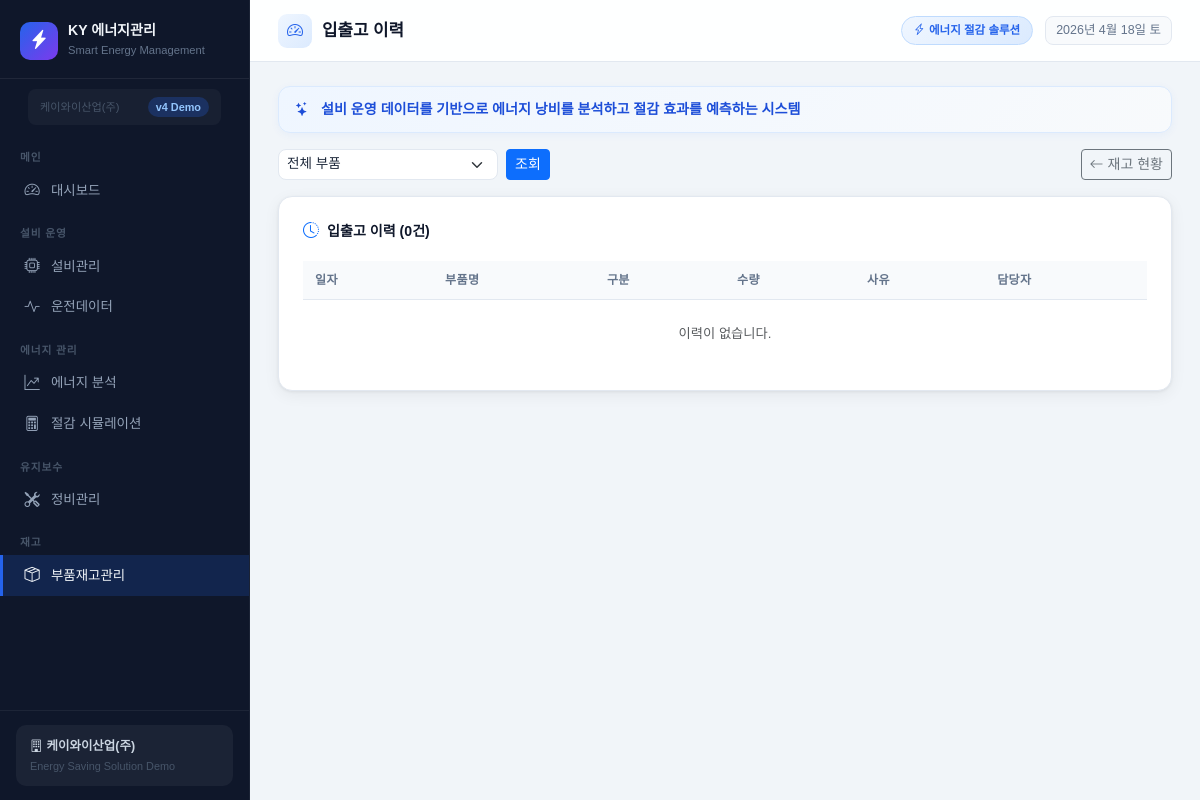
The page /inventory/logs?part_id=1 on the database as committed earlier.
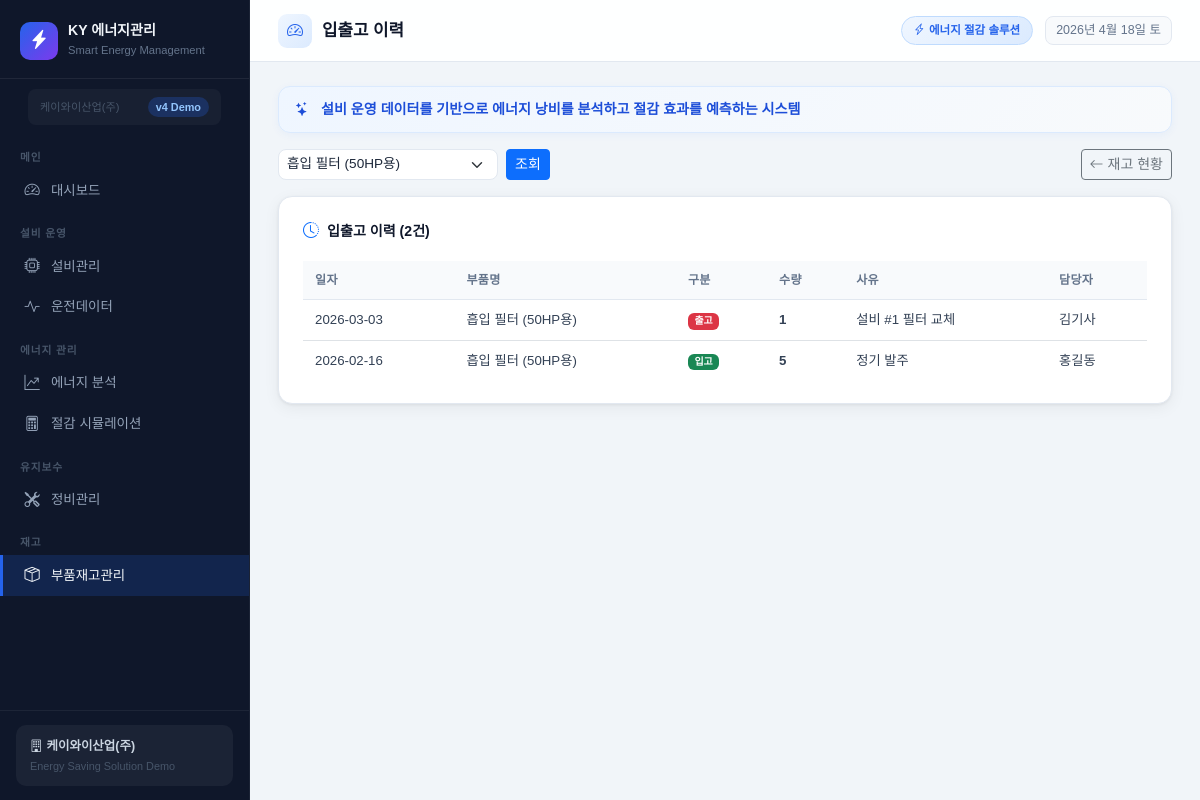
The same page on the database as committed later.
### models.py (models this page shows)
class InventoryLog(db.Model):
    __tablename__ = 'inventory_logs'
    id         = db.Column(db.Integer, primary_key=True)
    part_id    = db.Column(db.Integer, db.ForeignKey('parts.id'), nullable=False)
    log_date   = db.Column(db.Date, nullable=False)
    in_out     = db.Column(db.String(10))   # 입고/출고
    qty        = db.Column(db.Integer)
    reason     = db.Column(db.String(100))
    worker     = db.Column(db.String(50))
    created_at = db.Column(db.DateTime, default=datetime.utcnow)

class Part(db.Model):
    __tablename__ = 'parts'
    id           = db.Column(db.Integer, primary_key=True)
    name         = db.Column(db.String(100), nullable=False)
    part_no      = db.Column(db.String(50))
    unit         = db.Column(db.String(20), default='EA')
    stock_qty    = db.Column(db.Integer, default=0)
    safe_qty     = db.Column(db.Integer, default=2)   # 안전재고
    unit_price   = db.Column(db.Float, default=0)
    location     = db.Column(db.String(50))
    memo         = db.Column(db.Text)
    created_at   = db.Column(db.DateTime, default=datetime.utcnow)
    inv_logs     = db.relationship('InventoryLog', backref='part', lazy=True)

### routes/inventory.py (the view)
@inventory_bp.route('/logs')
def logs():
    part_id = request.args.get('part_id', type=int)
    q = InventoryLog.query
    if part_id:
        q = q.filter_by(part_id=part_id)
    logs = q.order_by(InventoryLog.log_date.desc(), InventoryLog.id.desc()).all()
    parts = Part.query.order_by(Part.name).all()
    return render_template('inventory/logs.html', logs=logs, parts=parts, part_id=part_id)

### templates/inventory/logs.html (shortened to what this page needs)
{% extends 'base.html' %}
{% block page_title %}입출고 이력{% endblock %}
{% block content %}
<div class="d-flex justify-content-between align-items-center mb-3">
  <form method="get" class="d-flex gap-2 align-items-center">
    <select name="part_id" class="form-select form-select-sm" style="width:220px;">
      <option value="">전체 부품</option>
      {% for p in parts %}
      <option value="{{ p.id }}" {% if part_id == p.id %}selected{% endif %}>{{ p.name }}</option>
      {% endfor %}
    </select>
    <button type="submit" class="btn btn-primary btn-sm">조회</button>
  </form>
  <a href="/inventory" class="btn btn-outline-secondary btn-sm"><i class="bi bi-arrow-left me-1"></i>재고 현황</a>
</div>
<div class="card-box">
  <div class="card-title"><i class="bi bi-clock-history text-primary"></i> 입출고 이력 ({{ logs|length }}건)</div>
  <div class="table-responsive">
    <table class="table table-hover table-clean mb-0">
      <thead>
        <tr><th>일자</th><th>부품명</th><th>구분</th><th>수량</th><th>사유</th><th>담당자</th></tr>
      </thead>
      <tbody>
        {% for log in logs %}
        <tr>
          <td>{{ log.log_date }}</td>
          <td>{{ log.part.name if log.part else '-' }}</td>
          <td>
            {% if log.in_out == '입고' %}
              <span class="badge bg-success">입고</span>
            {% else %}
              <span class="badge bg-danger">출고</span>
            {% endif %}
          </td>
          <td class="fw-semibold">{{ log.qty }}</td>
          <td>{{ log.reason or '-' }}</td>
          <td>{{ log.worker or '-' }}</td>
        </tr>
        {% else %}
        <tr><td colspan="6" class="text-center text-muted py-4">이력이 없습니다.</td></tr>
        {% endfor %}
      </tbody>
    </table>
  </div>
</div>
{% endblock %}

Rows that differ between the two databases and show on the page:
added InventoryLog: log_date "2026-03-03", part "흡입 필터 (50HP용)", in_out "출고", qty "1", reason "설비 #1 필터 교체", worker "김기사"
added InventoryLog: log_date "2026-02-16", part "흡입 필터 (50HP용)", in_out "입고", qty "5", reason "정기 발주", worker "홍길동"
Other text that changed with them:
form field part_id: "전체 부품" → "흡입 필터 (50HP용)"
{{ logs|length }}: "0" → "2"
text no longer shown: "이력이 없습니다."
